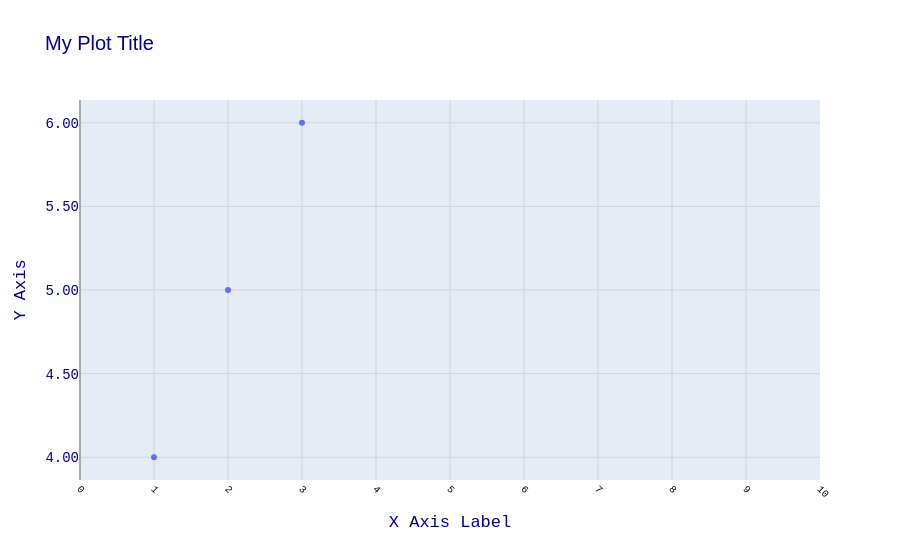

Notebook cell for this chart:
### Code cell
# font and color

fig.update_layout(
    font=dict(family='Courier New, monospace',
              size=14,
              color='darkblue')
)

### Figure 1 — Plotly figure (JSON) as saved in the notebook; plotly's stock layout.template omitted (floating-point values rounded to 4 significant figures)
{"data": [{"mode": "markers", "type": "scatter", "x": [1, 2, 3], "y": [4, 5, 6]}], "layout": {"font": {"color": "darkblue", "family": "Courier New, monospace", "size": 14}, "title": {"font": {"color": "darkblue", "family": "Arial", "size": 20}, "text": "My Plot Title"}, "xaxis": {"dtick": 1, "gridcolor": "lightgray", "range": [0, 10], "showgrid": true, "tick0": 0, "tickangle": 45, "tickfont": {"color": "black", "size": 10}, "tickmode": "linear", "title": {"text": "X Axis Label"}, "zeroline": true, "zerolinecolor": "darkgray"}, "yaxis": {"gridcolor": "lightgray", "showgrid": true, "tickformat": ".2f", "title": {"text": "Y Axis"}, "zeroline": true, "zerolinecolor": "darkgray"}}}
